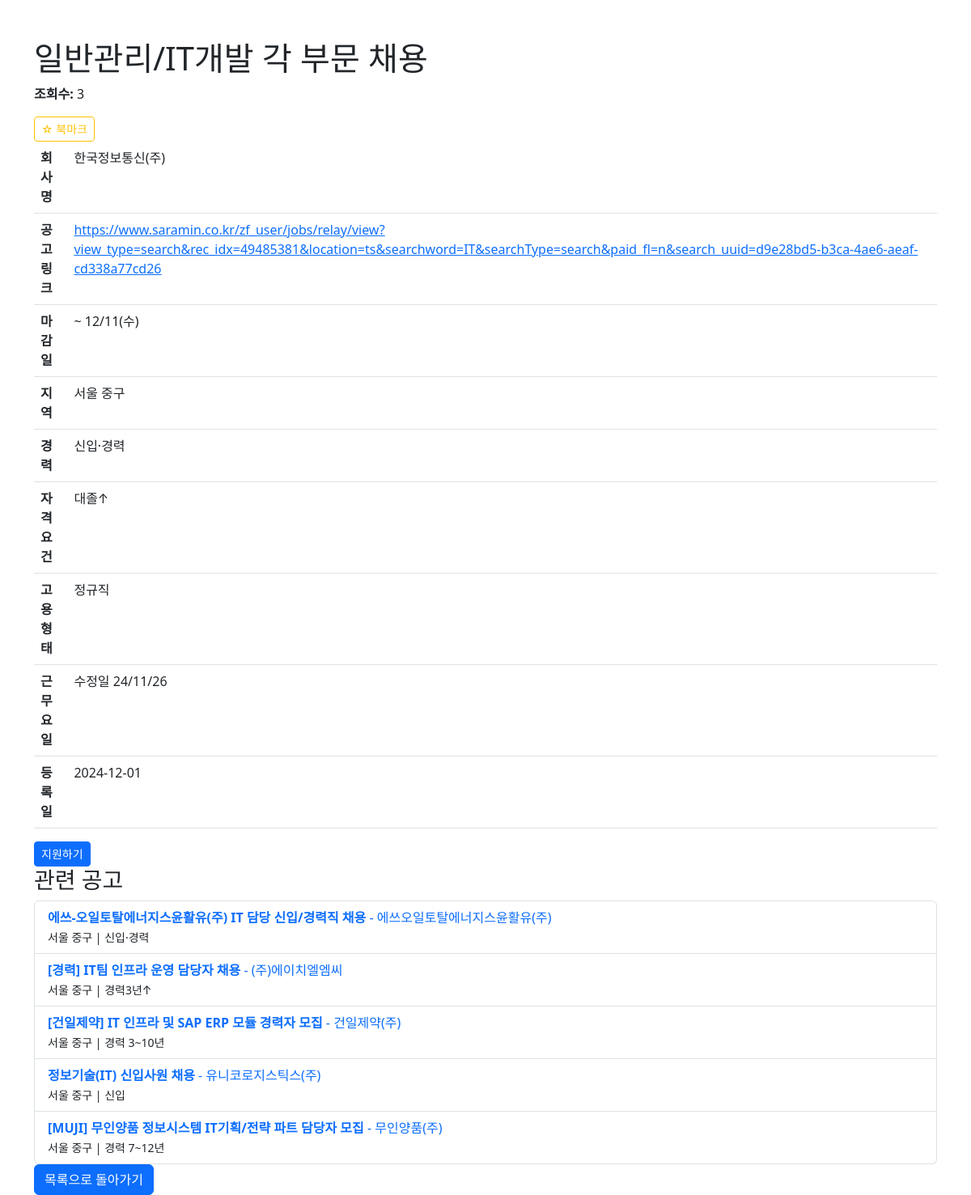
The app's page /jobs/2 with its own data.
### model.py (models this page shows)
class Job(db.Model):
    id = db.Column(db.Integer, primary_key=True)
    today = db.Column(db.String(100))
    title = db.Column(db.String(100), unique=True, nullable=False)
    company = db.Column(db.String(100))
    url = db.Column(db.String(200))
    deadline = db.Column(db.String(100))
    location = db.Column(db.String(100))
    experience = db.Column(db.String(100))
    requirement = db.Column(db.String(500))
    jobtype = db.Column(db.String(100))
    jobday = db.Column(db.String(100))
    views = db.Column(db.Integer, default=0)

### server.py (the view)
@app.route('/jobs/<int:job_id>', methods=['GET'])
def get_job_detail(job_id):
    job = Job.query.get(job_id)  # job_id에 해당하는 Job 객체를 조회
    if not job:
        return render_template('error.html', message="해당 공고를 찾을 수 없습니다."), 404
    job.views += 1
    db.session.commit()  # 변경 사항을 커밋
    related_jobs = Job.query.filter(
        Job.location == job.location,
        Job.id != job_id
    ).limit(5).all()  # 최대 5개의 관련 공고만 조회
    print(related_jobs)
    return render_template('job_detail.html', job=job, related_jobs=related_jobs)

### templates/job_detail.html (shortened to what this page needs)
<!DOCTYPE html>
<html lang="en">
<head>
    <link rel="stylesheet" href="https://cdn.jsdelivr.net/npm/bootstrap@5.3.0/dist/css/bootstrap.min.css">
</head>
<body>
    <div class="container mt-5">
        <h1>{{ job['title'] }}</h1>
        <p><strong>조회수:</strong> {{ job['views'] }}</p><button
        class="btn btn-sm btn-outline-warning bookmark-button"
        data-job-id="{{ job.id }}"
        data-bookmarked="{{ job.is_bookmarked }}">
        {% if job.is_bookmarked %}
            ★ 북마크됨
        {% else %}
            ☆ 북마크
        {% endif %}
    </button>
        <table class="table">
            <tr>
                <th>회사명</th>
                <td>{{ job['company'] }}</td>
            </tr>
            <tr>
                <th>공고 링크</th>
                <td><a href="{{ job['url'] }}" target="_blank">{{ job['url'] }}</a></td>
            </tr>
            <tr>
                <th>마감일</th>
                <td>{{ job['deadline'] }}</td>
            </tr>
            <tr>
                <th>지역</th>
                <td>{{ job['location'] }}</td>
            </tr>
            <tr>
                <th>경력</th>
                <td>{{ job['experience'] }}</td>
            </tr>
            <tr>
                <th>자격 요건</th>
                <td>{{ job['requirement'] }}</td>
            </tr>
            <tr>
                <th>고용 형태</th>
                <td>{{ job['jobtype'] }}</td>
            </tr>
            <tr>
                <th>근무 요일</th>
                <td>{{ job['jobday'] }}</td>
            </tr>
            <tr>
                <th>등록일</th>
                <td>{{ job['today'] }}</td>
            </tr>
        </table>
        <button class="btn btn-sm btn-primary apply-button" data-job-id="{{ job.id }}">지원하기</button>
        <h3>관련 공고</h3>
        {% if related_jobs %}
            <ul class="list-group">
                {% for related_job in related_jobs %}
                <li class="list-group-item">
                    <a href="/jobs/{{ related_job['id'] }}" class="text-decoration-none">
                        <strong>{{ related_job['title'] }}</strong> - {{ related_job['company'] }}
                    </a>
                    <br>
                    <small>{{ related_job['location'] }} | {{ related_job['experience'] }}</small>
                </li>
                {% endfor %}
            </ul>
        {% else %}
            <p class="text-muted">관련 공고가 없습니다.</p>
        {% endif %}
        <a href="/jobs" class="btn btn-primary">목록으로 돌아가기</a>
    </div>
</body>
</html>

### records on screen
Job: title "일반관리/IT개발 각 부문 채용", views "3", company "한국정보통신(주)", url "https://www.saramin.co.kr/zf_user/jobs/relay/view?view_type=search&rec_idx=49485381&location=ts&searchword=IT&searchType=search&paid_fl=n&search_uuid=d9e28bd5-b3ca-4ae6-aeaf-cd338a77cd26", deadline "~ 12/11(수)", location "서울 중구", experience "신입·경력", requirement "대졸↑", jobtype "정규직", jobday "수정일 24/11/26", today "2024-12-01"
Job: title "에쓰-오일토탈에너지스윤활유(주) IT 담당 신입/경력직 채용", company "에쓰오일토탈에너지스윤활유(주)", location "서울 중구", experience "신입·경력"
Job: title "[경력] IT팀 인프라 운영 담당자 채용", company "(주)에이치엘엠씨", location "서울 중구", experience "경력3년↑"
Job: title "[건일제약] IT 인프라 및 SAP ERP 모듈 경력자 모집", company "건일제약(주)", location "서울 중구", experience "경력 3~10년"
Job: title "정보기술(IT) 신입사원 채용", company "유니코로지스틱스(주)", location "서울 중구", experience "신입"
Job: title "[MUJI] 무인양품 정보시스템 IT기획/전략 파트 담당자 모집", company "무인양품(주)", location "서울 중구", experience "경력 7~12년"
